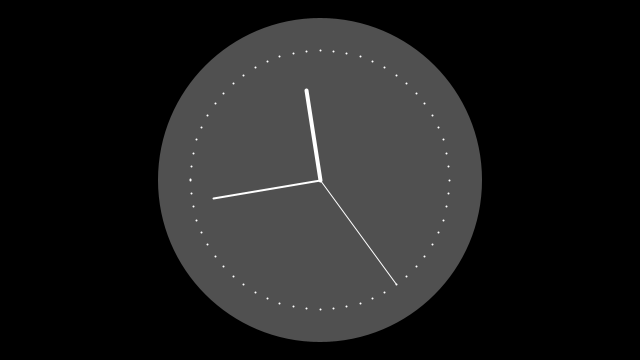
Frame 1 (no input)
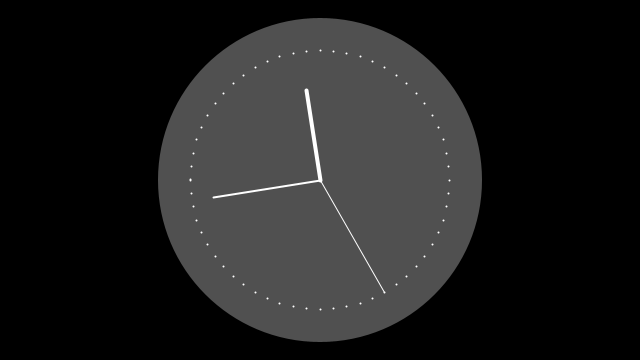
Frame 60 (the mouse pressed at the canvas centre just before this capture)
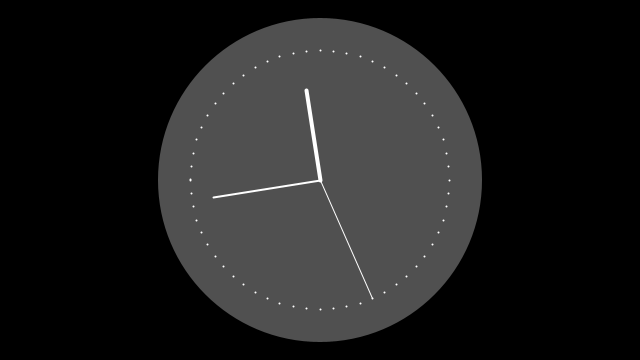
Frame 120 (the mouse held since frame 60 and released just before this capture)

The Processing sketch that drew these frames (run headless with seeded random() and noise(); from frame 60 on, the mouse is pressed at the canvas centre):

// Processing sketch: Clock
// ── Clock.pde
/**
 * Clock. 
 * 
 * The current time can be read with the second(), minute(), 
 * and hour() functions. In this example, sin() and cos() values
 * are used to set the position of the hands.
 */

int cx, cy;
float secondsRadius;
float minutesRadius;
float hoursRadius;
float clockDiameter;

void setup() {
  size(640, 360);
  stroke(255);
  
  int radius = min(width, height) / 2;
  secondsRadius = radius * 0.72;
  minutesRadius = radius * 0.60;
  hoursRadius = radius * 0.50;
  clockDiameter = radius * 1.8;
  
  cx = width / 2;
  cy = height / 2;
}

void draw() {
  background(0);
  
  // Draw the clock background
  fill(80);
  noStroke();
  ellipse(cx, cy, clockDiameter, clockDiameter);
  
  // Angles for sin() and cos() start at 3 o'clock;
  // subtract HALF_PI to make them start at the top
  float s = map(second(), 0, 60, 0, TWO_PI) - HALF_PI;
  float m = map(minute() + norm(second(), 0, 60), 0, 60, 0, TWO_PI) - HALF_PI; 
  float h = map(hour() + norm(minute(), 0, 60), 0, 24, 0, TWO_PI * 2) - HALF_PI;
  
  // Draw the hands of the clock
  stroke(255);
  strokeWeight(1);
  line(cx, cy, cx + cos(s) * secondsRadius, cy + sin(s) * secondsRadius);
  strokeWeight(2);
  line(cx, cy, cx + cos(m) * minutesRadius, cy + sin(m) * minutesRadius);
  strokeWeight(4);
  line(cx, cy, cx + cos(h) * hoursRadius, cy + sin(h) * hoursRadius);
  
  // Draw the minute ticks
  strokeWeight(2);
  beginShape(POINTS);
  for (int a = 0; a < 360; a+=6) {
    float angle = radians(a);
    float x = cx + cos(angle) * secondsRadius;
    float y = cy + sin(angle) * secondsRadius;
    vertex(x, y);
  }
  endShape();
}
